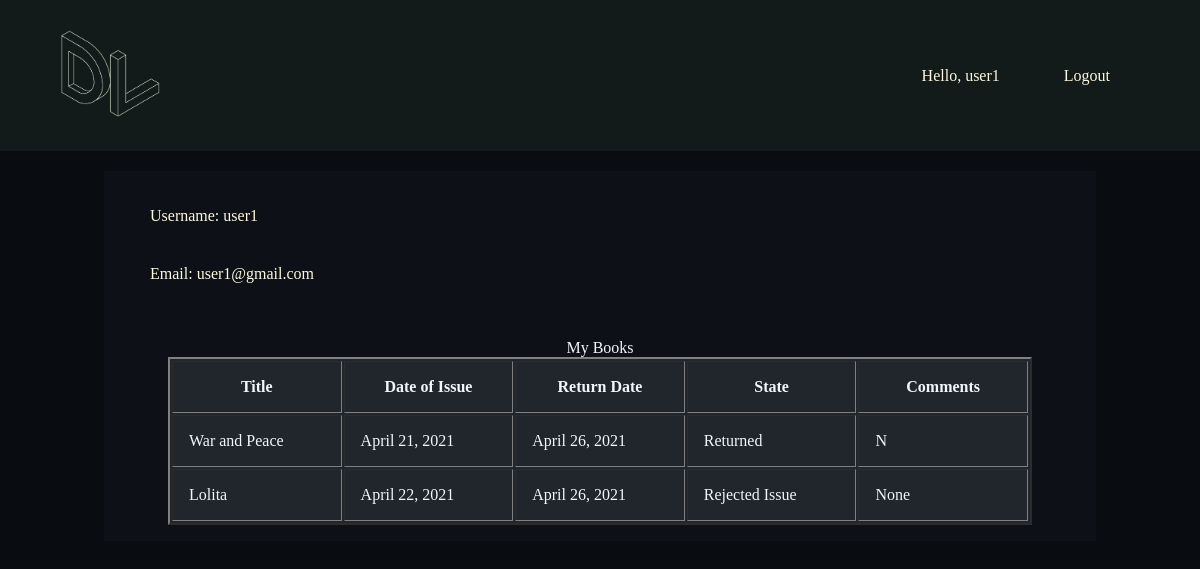
/user/ (signed in), run on the app's committed database.
### book/models.py (models this page shows)
class Issue(models.Model):
    Book_state = [
        ('Requested', 'Requested'),
        ('Issued', 'Issued'),
        ('Returned', 'Returned'),
        ('Request Extension', 'Request Extension'),
        ('Extended Issue', 'Extended Issue'),
        ('Issued/Ext Denied', 'Issued/Ext Denied'),
        ('Rejected Issue', 'Rejected Issue'),
        ('NA', 'NA')
    ]
    Title = models.CharField(max_length = 120,null = False)
    BookID = models.IntegerField(null = False)
    User = models.CharField(max_length=50)
    DoI=models.DateField(auto_now_add=False)
    DoD=models.DateField(auto_now_add=False)
    State = models.CharField(
        max_length=50,
        choices = Book_state,
        default = 'Requested',
    )
    Comments = models.TextField(null=True)

### users/views.py (the view)
# urls.py: path('user/', user_view, name='user'),
def user_view(request,*args,**kwargs):
    bks= Issue.objects.all()
    bks.reverse()
    today = datetime.date.today()
    return render(request,"User/User.html",{"bks":bks , "today":today})

### Templates/User/User.html (shortened to what this page needs)
{% load static %}
<!DOCTYPE html>
<head>
    <link rel="stylesheet" href="{% static 'User/style.css' %}">
</head>
<body style="color:#f0f6fc;background-color:#090c10">
    <header >
        <a href="/"><img src="{% static 'DevLibrary.png' %}" alt="" width = "100"></a>
        <nav>
            <ul class = "nvlinks">
                <li>Hello, {{user.username}}</li>
                <li><a href="/logout/">Logout</a></li>
            </ul>
        </nav>
    </header>
    <div class="usr-dta" style="color:#f0f6fc;background-color:#0d1117">
        <ul>
        <li>
        <p>Username: {{user.username}}</p>
    </li>
  <li>
    <p>Email: {{user.email}}</p>
  </li>
    </ul>
    <br>
    <br>
    <table class="table" border = "2px solid white" style="margin-left:auto;margin-right:auto;width:90%;color:#f0f6fc;background-color:#21262d">
        <caption>My Books</caption>
        <thead>
            <tr>
                <th style = "padding: 16px; width:20%;">Title</th>
                <th style = "padding: 16px; width:20%;">Date of Issue</th>
                <th style = "padding: 16px; width:20%;">Return Date</th>
                <th style = "padding: 16px; width:20%;">State</th>
                <th style = "padding: 16px; width:20%;">Comments</th>
            </tr>
        </thead>
        <tbody>
            {% for bk in bks %}
                {% if bk.DoD < today %}
                    {% if bk.State == "Issued" or bk.State == "Extended Issue" or bk.State == "Request Extension" or bk.State == "Issued/Ext Denied"  %}
                    {% if bk.User == user.username %}
                        <tr>
                            <td scope="row" style = "padding: 16px; width:20%;color:#e63946;">{{bk.Title}}</td>
                            <td style = "padding: 16px; width:20%;color:#e63946;">{{bk.DoI}}</td>
                            <td style = "padding: 16px; width:20%;color:#e63946;">{{bk.DoD}}</td>
                            <td style = "padding: 16px; width:20%;color:#e63946;">{{bk.State}}</td>
                            <td style = "padding: 16px; width:20%;color:#e63946;">{{bk.Comments}}</td>
                            <td style = "padding: 16px; width:20%;color:#e63946;">Overdue: Return Immediately</td>
                            {% if bk.State == 'Issued' %}
                                <td style = "padding: 16px; width:20%;">
                                <form action ="/reqext/{{bk.id}}" method="POST">{% csrf_token %}
                                <button type="Submit"  style="margin: 10px; padding:7px 13px;color:#f0f6fc;background-color:#238636;border:none;border-radius:5px;">Request Extension</button>
                                </form>
                                </td>
                                {% endif %}
                        </tr>
                    {% endif %}
                    {% endif %}
                {% else %}
                    {% if bk.User == user.username %}
                        <tr>
                            <td scope="row" style = "padding: 16px; width:20%;">{{bk.Title}}</td>
                            <td style = "padding: 16px; width:20%;">{{bk.DoI}}</td>
                            <td style = "padding: 16px; width:20%;">{{bk.DoD}}</td>
                            <td style = "padding: 16px; width:20%;">{{bk.State}}</td>
                            <td style = "padding: 16px; width:20%;">{{bk.Comments}}</td>
                        </tr>
                    {% endif %}
                {% endif %}
            {% endfor %}
        </tbody>
    </table>
    </div>
 </body>

### static/User/style.css (style rules this page uses)
body { background-color: lightblue; }
* { margin: 0; padding: 0; }
header a,li { font: "Montserrat", sans-serif; font-size: 16px; color: cornsilk; text-decoration: none; }
header { background-color: #121a1a; display: flex; justify-content: space-between; align-items: center; padding: 30px 5%; }
.nvlinks { list-style: none; }
.nvlinks li { display: inline-block; padding: 0 30px; }
.usr-dta { display: block; margin: auto; width: 80%; background-color: #121a1a; margin-top: 20px; padding: 16px; }
.usr-dta ul { list-style: none; }
.usr-dta ul li p { margin-left: 10px; padding: 20px; }

### data on the page
Issue: Title "War and Peace", DoI "April 21, 2021", DoD "April 26, 2021", State "Returned", Comments "N"
Issue: Title "Lolita", DoI "April 22, 2021", DoD "April 26, 2021", State "Rejected Issue", Comments "None"

### other printed values
{{ user.username }} "user1"
{{ user.email }} "user1@gmail.com"
